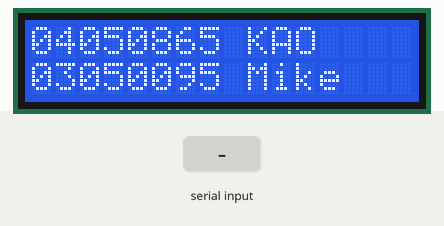
This sketch was run on a simulated Arduino Uno, built with avr-gcc and run on an emulated ATmega328P. On the bench: 16×2 character LCD. The inputs (shaded band) are chosen by the test bench.

Above: at 1.2 s.
1.3 s: "1" received over Serial
At 3.5 s:
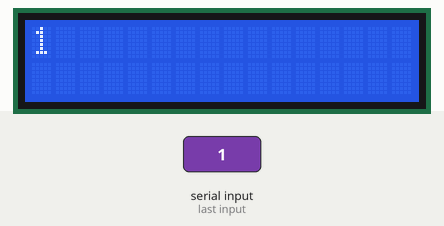
3.8 s: "0" received over Serial
At 5.6 s:
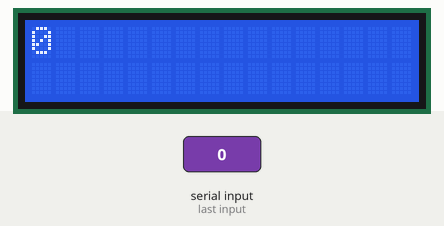
6.3 s: "2" received over Serial
At 8.7 s:
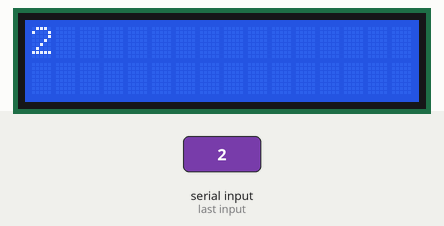
Timing chart, 0 to 10.2 s (numbered marks = the images above; inputs shaded):
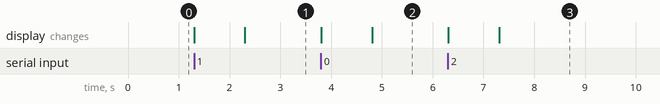

The sketch:

lab07.ino
```cpp
#include <LiquidCrystal.h>
LiquidCrystal lcd(12, 11, 5, 4, 3, 2);
void setup()
{
Serial.begin(9600);
lcd.begin(16, 2);
lcd.println("04050865 KAO");
lcd.setCursor(0, 1);
lcd.println("03050095 Mike");
}
void loop()
{

  String val;
  lcd.setCursor(0, 1);
  if(Serial.available())
  {
    lcd.clear();
    lcd.print(Serial.readString());
    delay(1500);
    //lcd.clear();
  }
}
```

Measured:
- after the input at 1.3 s, the display: first changes at once (image 1 shows a later state)
- after the input at 3.8 s, the display: first changes at once (image 2 shows a later state)
- after the input at 6.3 s, the display: first changes at once (image 3 shows a later state)
